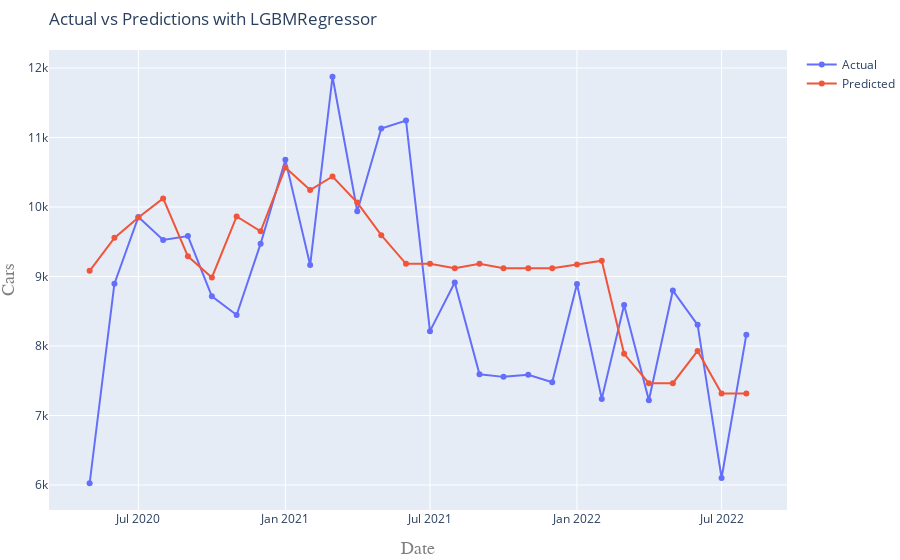

Notebook source saved alongside this figure:
### Markdown cell above
### LGBM (Light Gradient Boosting Model)

#### Baseline

### Code cell
import lightgbm as lgbm

# Import LightGBM Regressor
from lightgbm import LGBMRegressor
          
# Instantiate the regressor
model = LGBMRegressor(random_state=42)

# Compute and print model score
scoring(model.__class__.__name__, model, X_train, y_train, X_test, y_test)

### Figure 1 — Plotly figure (JSON) as saved in the notebook; plotly's stock layout.template omitted (floating-point values rounded to 4 significant figures)
{"data": [{"mode": "lines+markers", "name": "Actual", "type": "scatter", "x": ["2020-05-01T00:00:00", "2020-06-01T00:00:00", "2020-07-01T00:00:00", "2020-08-01T00:00:00", "2020-09-01T00:00:00", "2020-10-01T00:00:00", "2020-11-01T00:00:00", "2020-12-01T00:00:00", "2021-01-01T00:00:00", "2021-02-01T00:00:00", "2021-03-01T00:00:00", "2021-04-01T00:00:00", "2021-05-01T00:00:00", "2021-06-01T00:00:00", "2021-07-01T00:00:00", "2021-08-01T00:00:00", "2021-09-01T00:00:00", "2021-10-01T00:00:00", "2021-11-01T00:00:00", "2021-12-01T00:00:00", "2022-01-01T00:00:00", "2022-02-01T00:00:00", "2022-03-01T00:00:00", "2022-04-01T00:00:00", "2022-05-01T00:00:00", "2022-06-01T00:00:00", "2022-07-01T00:00:00", "2022-08-01T00:00:00"], "y": [6025, 8897, 9858, 9526, 9582, 8716, 8447, 9473, 10679, 9165, 11875, 9940, 11131, 11246, 8214, 8914, 7594, 7556, 7586, 7479, 8892, 7239, 8589, 7220, 8798, 8305, 6101, 8163]}, {"mode": "lines+markers", "name": "Predicted", "type": "scatter", "x": ["2020-05-01T00:00:00", "2020-06-01T00:00:00", "2020-07-01T00:00:00", "2020-08-01T00:00:00", "2020-09-01T00:00:00", "2020-10-01T00:00:00", "2020-11-01T00:00:00", "2020-12-01T00:00:00", "2021-01-01T00:00:00", "2021-02-01T00:00:00", "2021-03-01T00:00:00", "2021-04-01T00:00:00", "2021-05-01T00:00:00", "2021-06-01T00:00:00", "2021-07-01T00:00:00", "2021-08-01T00:00:00", "2021-09-01T00:00:00", "2021-10-01T00:00:00", "2021-11-01T00:00:00", "2021-12-01T00:00:00", "2022-01-01T00:00:00", "2022-02-01T00:00:00", "2022-03-01T00:00:00", "2022-04-01T00:00:00", "2022-05-01T00:00:00", "2022-06-01T00:00:00", "2022-07-01T00:00:00", "2022-08-01T00:00:00"], "y": [9082.0, 9556.0, 9851.0, 10120.0, 9290.0, 8986.0, 9865.0, 9651.0, 10570.0, 10240.0, 10440.0, 10060.0, 9595.0, 9183.0, 9183.0, 9118.0, 9183.0, 9118.0, 9118.0, 9118.0, 9174.0, 9228.0, 7887.0, 7465.0, 7465.0, 7929.0, 7316.0, 7316.0]}], "layout": {"margin": {"b": 50, "l": 10, "r": 0, "t": 50}, "title": {"text": "Actual vs Predictions with LGBMRegressor", "x": 0, "xref": "paper"}, "xaxis": {"title": {"font": {"color": "#7f7f7f", "family": "Courier New, monospace", "size": 18}, "text": "Date"}}, "yaxis": {"title": {"font": {"color": "#7f7f7f", "family": "Courier New, monospace", "size": 18}, "text": "Cars"}}}}
